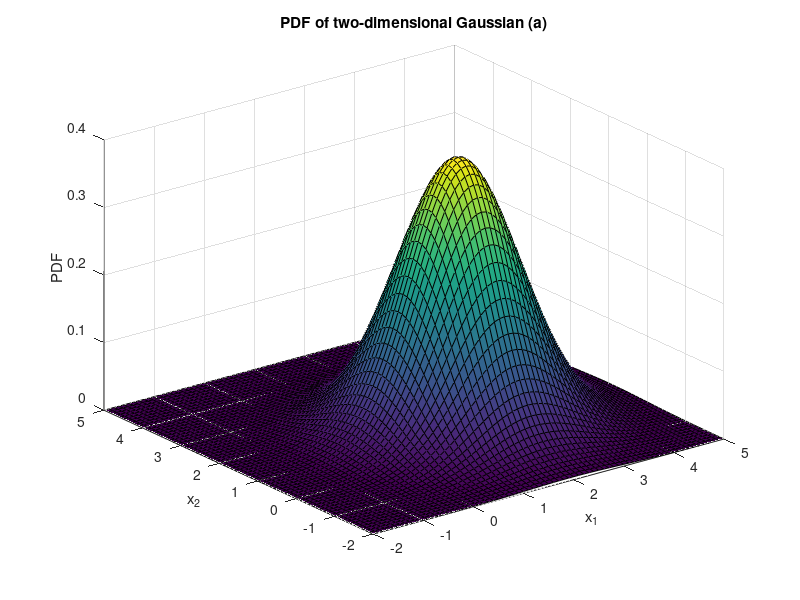
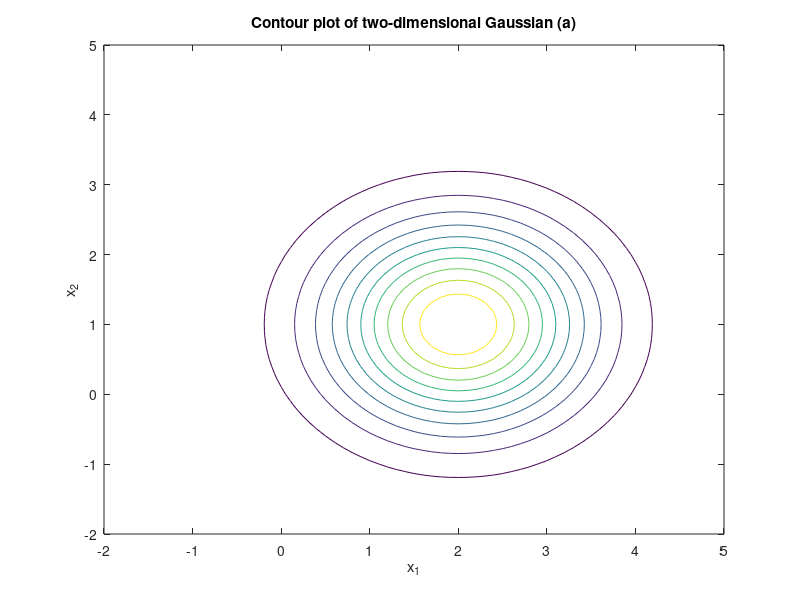
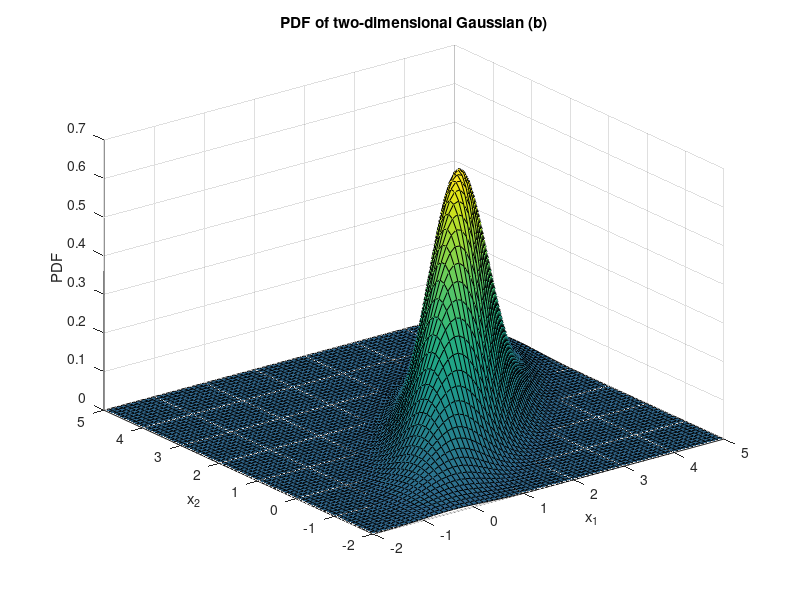
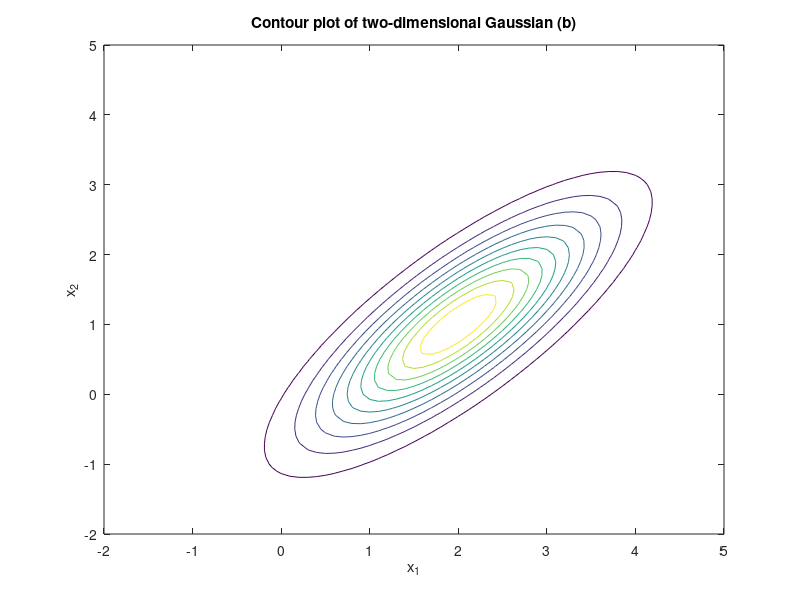

The MATLAB source for these figures, in order:
%% pdf of two dimensional gaussian random vector
%% gaussian_surface
%% Define the parameters for (a) part
mu = [2; 1]';
sigma = [1, 0; 0, 1];

% Create a grid of points for evaluating the PDF
x1 = -2:0.1:5;
x2 = -2:0.1:5;
[x1, x2] = meshgrid(x1,x2);
x = [x1(:)-mu(1) x2(:)-mu(2)];

% Evaluate the PDF
t=(1/sqrt(2*pi));
t=t./sqrt(det(sigma));
pdf = t*exp(-0.5*diag(x*inv(sigma)*x'));

% Reshape the PDF into a grid
pdf = reshape(pdf, length(x2),length(x1));

% Plot the PDF(Probability density)
figure;
surf(x1, x2, pdf);
xlabel('x_1');
ylabel('x_2');
zlabel('PDF');
% Giving title to the plot
title('PDF of two-dimensional Gaussian (a)');

% Plot the contour plot
figure;
contour(x1, x2, pdf);
xlabel('x_1');
ylabel('x_2');
title('Contour plot of two-dimensional Gaussian (a)');

%% Define the parameters for (b) part
mu = [2; 1]';
sigma = [1, 0.8; 0.8, 1];

% Create a grid of points for evaluating the PDF
[x1, x2] = meshgrid(-2:0.1:5, -2:0.1:5);
x = [x1(:)-mu(1) x2(:)-mu(2)];

% Evaluate the PDF
t=(1/sqrt(2*pi));
t=t./sqrt(det(sigma));
pdf = t*exp(-0.5*diag(x*inv(sigma)*x'));

% Reshape the PDF into a grid
pdf = reshape(pdf, size(x1));

% Plot the PDF
figure;
surf(x1, x2, pdf);
caxis([min(pdf(:))-.5*range(pdf(:)), max(pdf(:))]);
xlabel('x_1');
ylabel('x_2');
zlabel('PDF');
% Giving title to the plot
title('PDF of two-dimensional Gaussian (b)');

% Plot the contour plot
figure;
contour(x1, x2, pdf);
xlabel('x_1');
ylabel('x_2');
title('Contour plot of two-dimensional Gaussian (b)');
